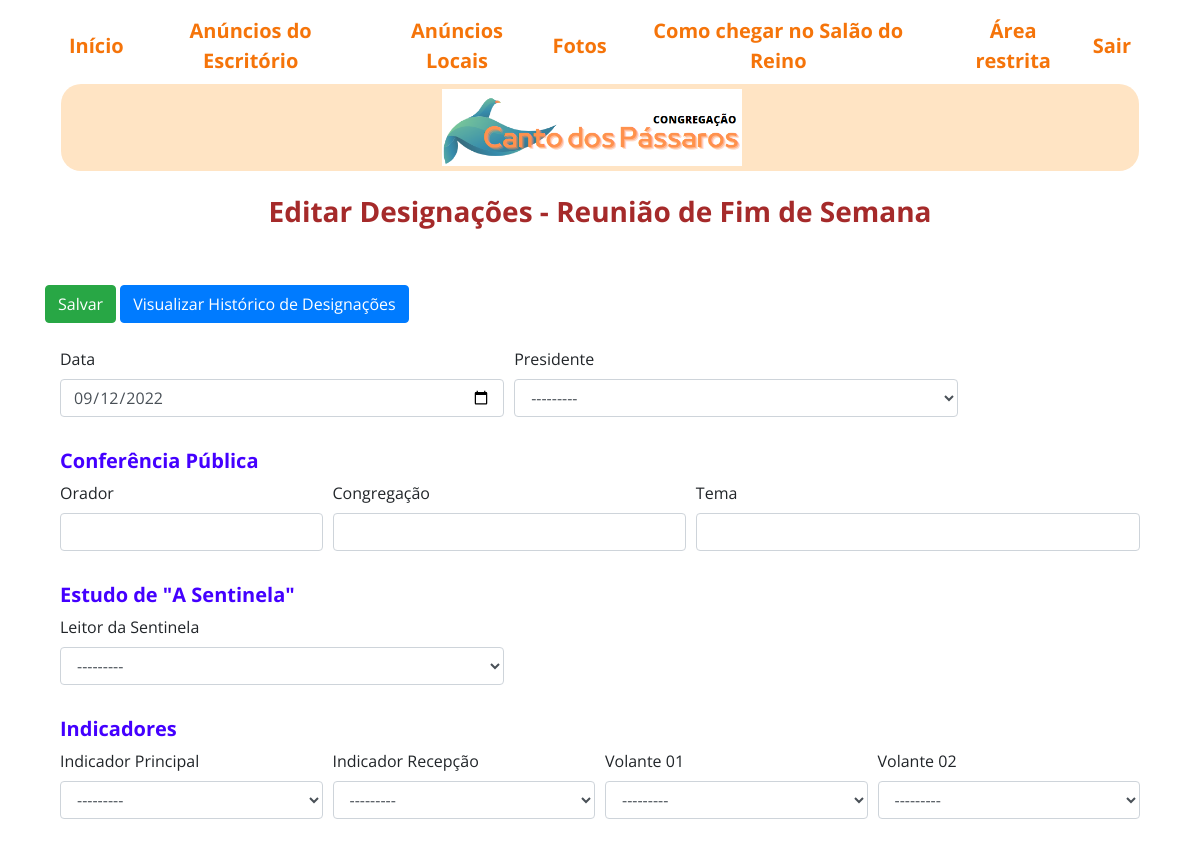
/editar_sabado/4 (signed in), run on the app's committed database.
### designacoes/models.py (models this page shows)
class DesigSabado(models.Model):
    data = models.DateField(blank=True, null=True)
    presidente = models.CharField(max_length=30, blank=True, null=True, choices=ANCIÃOS_SERVOS)
    orador = models.CharField(max_length=30, blank=True, null=True)
    congregação = models.CharField(max_length=30, blank=True, null=True)
    tema = models.CharField(max_length=60, blank=True, null=True)
    leitor_da_Sentinela = models.CharField(max_length=30, blank=True, null=True, choices=LEITORES_SENTINELA)
    indicador_Principal = models.CharField(max_length=30, blank=True, null=True, choices=INDICADORES)
    indicador_Recepção = models.CharField(max_length=30, blank=True, null=True, choices=INDICADORES)
    volante_01 = models.CharField(max_length=30, blank=True, null=True, choices=INDICADORES)
    volante_02 = models.CharField(max_length=30, blank=True, null=True, choices=INDICADORES)
    class Meta:
        ordering = ['data']

### designacoes/views.py (the view, shortened to what this page needs)
# urls.py: path('editar_sabado/<int:id>', views.editar_sabado),
@login_required
def editar_sabado(request, id):
    sabado = get_object_or_404(DesigSabado, pk=id)
    form = Form_Sabado(instance=sabado)
    return render(request, 'cp/edit_sabado.html', {'form':form ,'sabado': sabado})

### designacoes/forms.py
class Form_Sabado(forms.ModelForm):
    class Meta:
        model = DesigSabado
        fields = '__all__'
        widgets = {
            'data': forms.DateInput(format=('%Y-%m-%d'), attrs={'class':'form-control', 'placeholder':'Select Date','type': 'date'})
          }

### designacoes/templates/cp/edit_sabado.html (shortened to what this page needs)
{% extends 'base.html' %}
{% load crispy_forms_tags %}
{% block content %}
<div class="container">
 <span id='span_h3'><h3>Editar Designações - Reunião de Fim de Semana</h3></span>
  <br>
  <br>
  <div class='row'>
    <form method="post">
        <input type="submit" class="btn btn-success" value="Salvar">
        <a href="/historico_sabado" class="btn btn-primary" role="button" aria-pressed="true">Visualizar Histórico de Designações</a>
        </div>
        <br>
       <div class="form-row">
       <div class="form-group col-md-5">
           {{ form.data|as_crispy_field }}
       </div>
           <div class="form-group col-md-5">
           {{ form.presidente|as_crispy_field }}
       </div>
     </div>
     <h5>Conferência Pública</h5>
       <div class="form-row">
           <div class="form-group col-md-3">
           {{ form.orador|as_crispy_field }}
         </div>
          <div class="form-group col-md-4">
            {{ form.congregação|as_crispy_field }}
       </div>
       <div class="form-group col-md-5">
        {{ form.tema|as_crispy_field }}
   </div>
    </div>
    <h5>Estudo de "A Sentinela"</h5>
       <div class="form-row">
        <div class="form-group col-md-5">
           {{ form.leitor_da_Sentinela|as_crispy_field }}
       </div>
     </div>
     <h5>Indicadores</h5>
     <div class="form-row">
    <div class="form-group col-md-3">
    {{ form.indicador_Principal|as_crispy_field }}
    </div>
    <div class="form-group col-md-3">
    {{ form.indicador_Recepção|as_crispy_field }}
    </div>
    <div class="form-group col-md-3">
    {{ form.volante_01|as_crispy_field }}
 </div>
    <div class="form-group col-md-3">
    {{ form.volante_02|as_crispy_field }}
 </div>
</div>
{% endblock %}

### static/css/style.css (style rules this page uses)
body { margin: 0; position: relative; height: 100vh; width: 100vw; font-family: 'Open Sans', sans-serif; background-size: cover; }
#cardhome h3, h5 { font-weight: bold; color: hsl(256, 100%, 50%); }
#cardlocal h3, h5 { font-weight: bold; color: hsl(256, 100%, 50%); }
h3 { font-weight:bolder; text-align: center; color: brown; }

### data on the page
DesigSabado: data "09/12/2022", presidente "---------", leitor_da_Sentinela "---------", indicador_Principal "---------", indicador_Recepção "---------", volante_01 "---------", volante_02 "---------"
